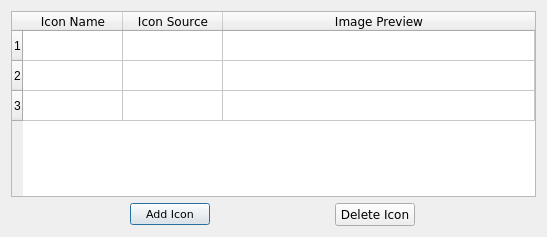
<?xml version="1.0" encoding="UTF-8"?>
<ui version="4.0">
 <class>iconConfigDialog</class>
 <widget class="QDialog" name="iconConfigDialog">
  <property name="geometry">
   <rect>
    <x>0</x>
    <y>0</y>
    <width>547</width>
    <height>237</height>
   </rect>
  </property>
  <property name="windowTitle">
   <string>Icon Configuration</string>
  </property>
  <layout class="QVBoxLayout" name="verticalLayout">
   <item>
    <widget class="QTableWidget" name="iconTable">
     <attribute name="horizontalHeaderShowSortIndicator" stdset="0">
      <bool>true</bool>
     </attribute>
     <attribute name="horizontalHeaderStretchLastSection">
      <bool>true</bool>
     </attribute>
     <row>
      <property name="text">
       <string>1</string>
      </property>
     </row>
     <row>
      <property name="text">
       <string>2</string>
      </property>
     </row>
     <row>
      <property name="text">
       <string>3</string>
      </property>
     </row>
     <column>
      <property name="text">
       <string>Icon Name</string>
      </property>
      <property name="font">
       <font>
        <family>Verdana</family>
       </font>
      </property>
     </column>
     <column>
      <property name="text">
       <string>Icon Source</string>
      </property>
      <property name="font">
       <font>
        <family>Verdana</family>
       </font>
      </property>
     </column>
     <column>
      <property name="text">
       <string>Image Preview</string>
      </property>
      <property name="font">
       <font>
        <family>Verdana</family>
       </font>
      </property>
     </column>
    </widget>
   </item>
   <item>
    <layout class="QHBoxLayout" name="horizontalLayout">
     <item>
      <widget class="QPushButton" name="addIconButton">
       <property name="sizePolicy">
        <sizepolicy hsizetype="Fixed" vsizetype="Fixed">
         <horstretch>0</horstretch>
         <verstretch>0</verstretch>
        </sizepolicy>
       </property>
       <property name="minimumSize">
        <size>
         <width>0</width>
         <height>0</height>
        </size>
       </property>
       <property name="maximumSize">
        <size>
         <width>16777215</width>
         <height>16777215</height>
        </size>
       </property>
       <property name="font">
        <font>
         <family>Verdana</family>
         <pointsize>8</pointsize>
        </font>
       </property>
       <property name="layoutDirection">
        <enum>Qt::LeftToRight</enum>
       </property>
       <property name="text">
        <string>Add Icon</string>
       </property>
       <property name="iconSize">
        <size>
         <width>16</width>
         <height>16</height>
        </size>
       </property>
       <property name="checkable">
        <bool>false</bool>
       </property>
       <property name="autoRepeatInterval">
        <number>300</number>
       </property>
      </widget>
     </item>
     <item>
      <widget class="QPushButton" name="editIconButton">
       <property name="sizePolicy">
        <sizepolicy hsizetype="Fixed" vsizetype="Fixed">
         <horstretch>0</horstretch>
         <verstretch>0</verstretch>
        </sizepolicy>
       </property>
       <property name="font">
        <font>
         <family>Verdana</family>
        </font>
       </property>
       <property name="text">
        <string>Delete Icon</string>
       </property>
      </widget>
     </item>
    </layout>
   </item>
  </layout>
 </widget>
 <resources/>
 <connections/>
</ui>
